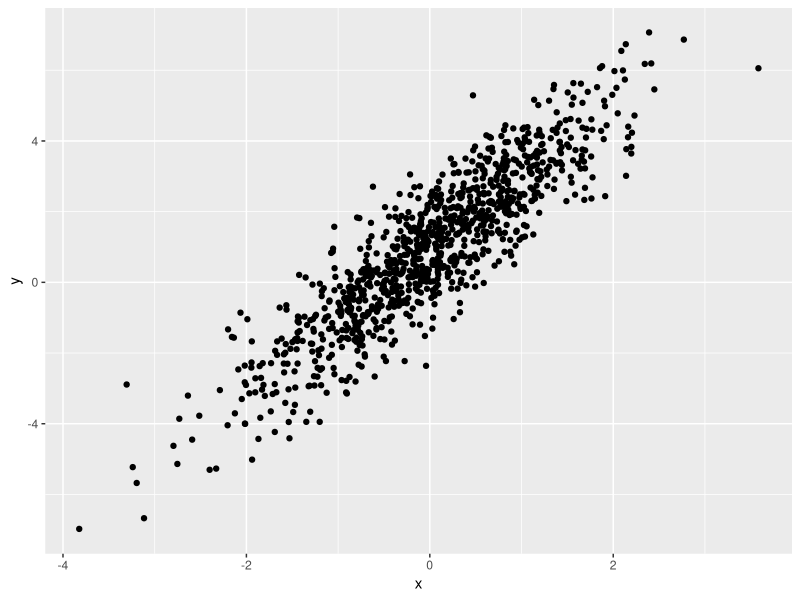
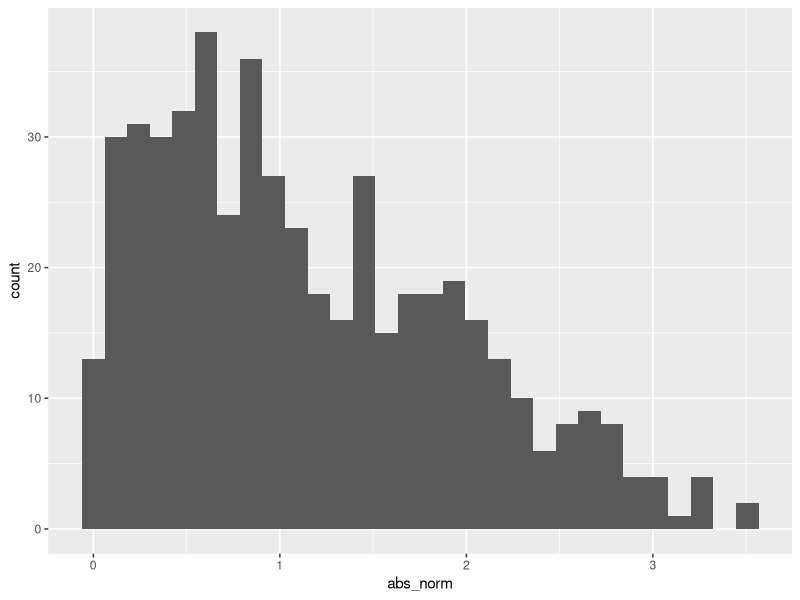

Recreate these plots in R, in order.
## ---- chunk 1
library(tidyverse)
## ---- chunk 2
samp = rnorm(100)
length(samp)
## ---- chunk 3
plot_df = 
  tibble(
    x=rnorm(n=1000),
    y=1+2*x+rnorm(n=1000)
  )

ggplot(plot_df,aes(x=x, y=y))+geom_point()
## ---- chunk 4
la_df =
  tibble(
    norm = rnorm(n=500, mean=1),
    logical = norm > 0,
    abs_norm = abs(norm)
  )

ggplot(la_df, aes(x=abs_norm))+geom_histogram()
